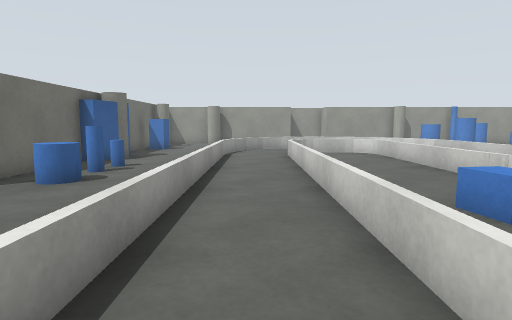
View 1 (above)

24 first-person views from a walk through a world built for the Gazebo simulator. The camera is 0.61 m above the floor, tilts 6° down and sees 75° across. The floor is counted in squares, 0.5 m on a side. Each view is taken from the middle of a square. On the plan, view 1 faces up. The plan holds only what a view shows up to about 14 squares ahead; the rest is blank. The place goes on beyond the plan.

View 2
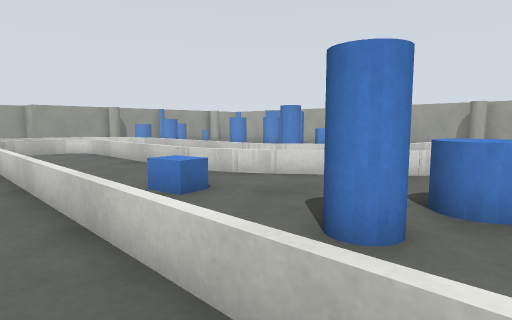

View 3
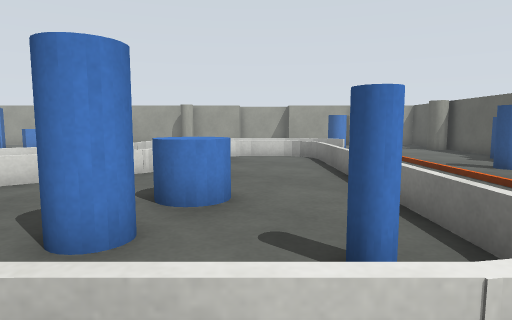

View 4
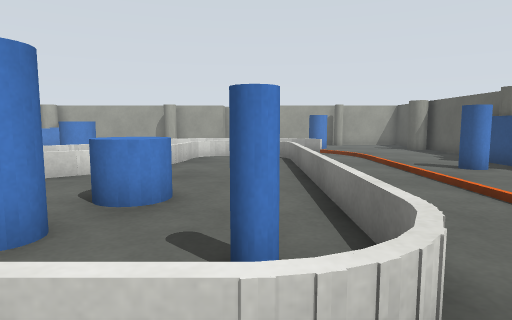

View 5
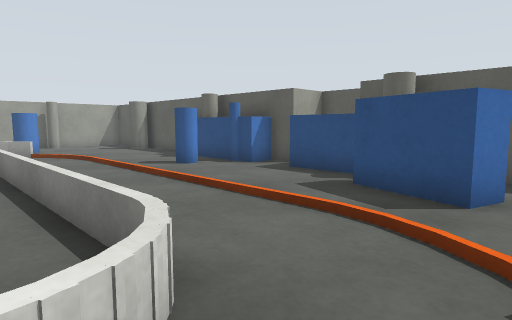

View 6
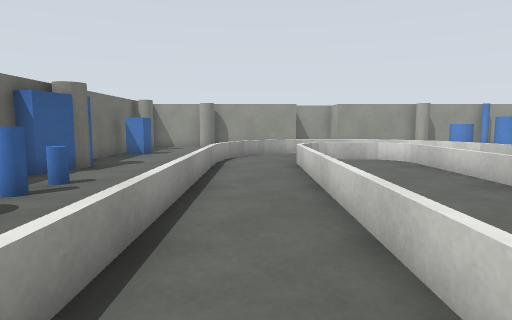

View 7
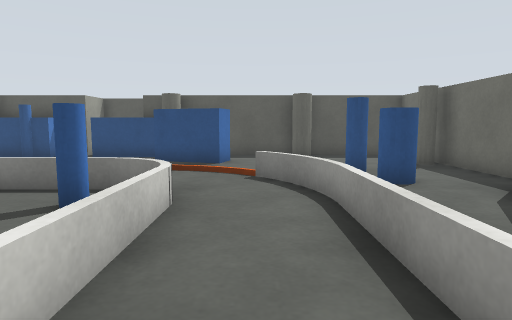

View 8
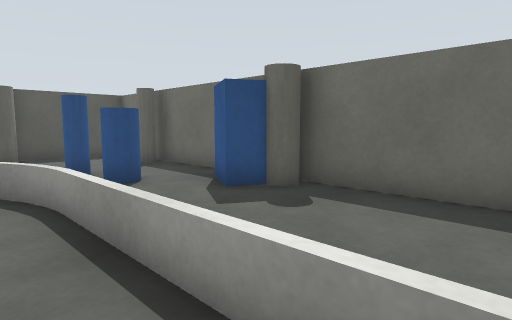

View 9
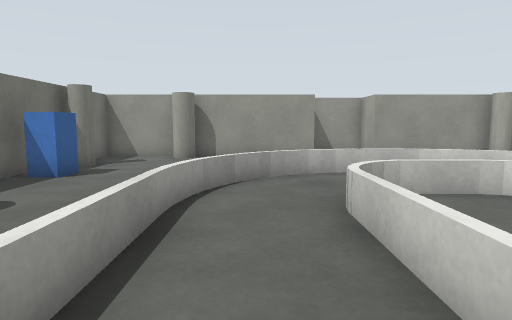

View 10
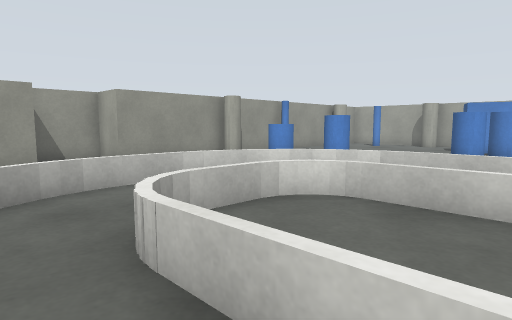

View 11
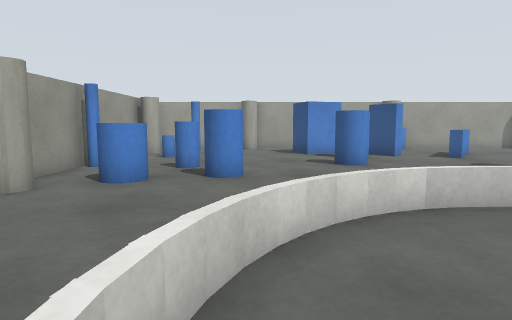

View 12
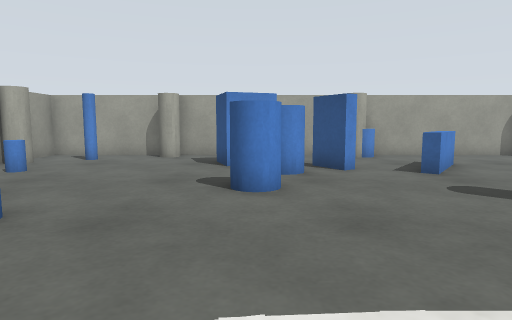

View 13
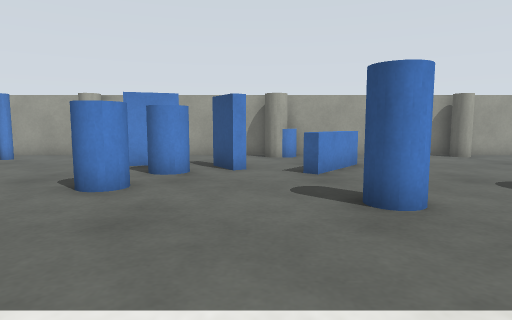

View 14
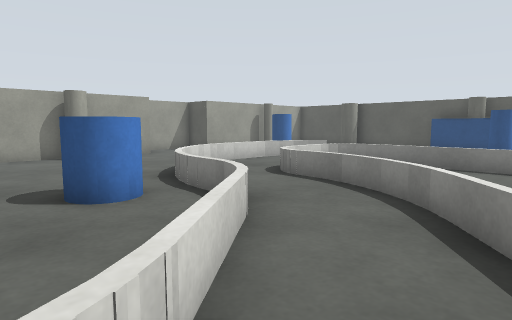

View 15
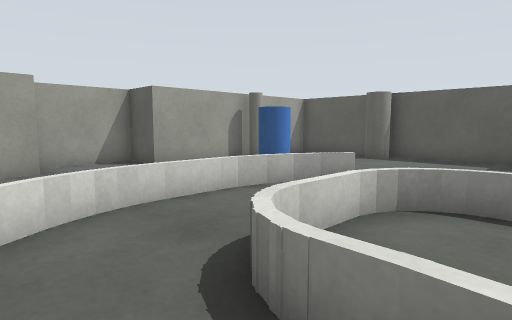

View 16
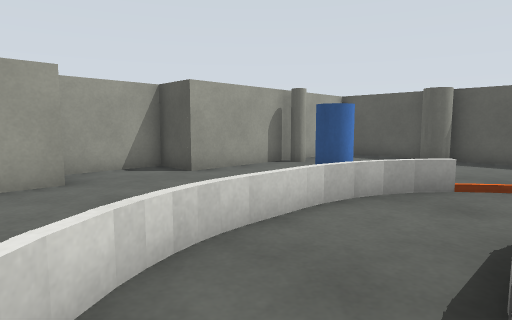

View 17
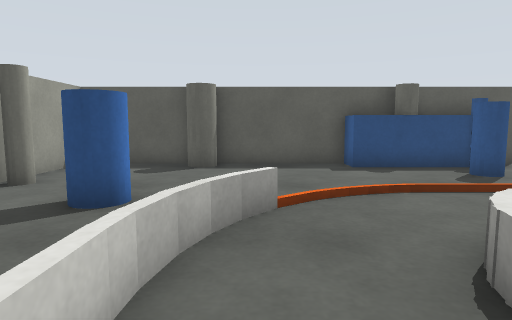

View 18
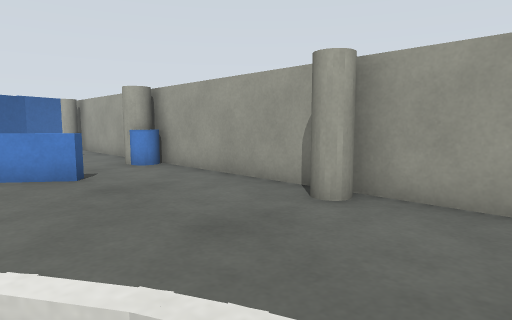

View 19
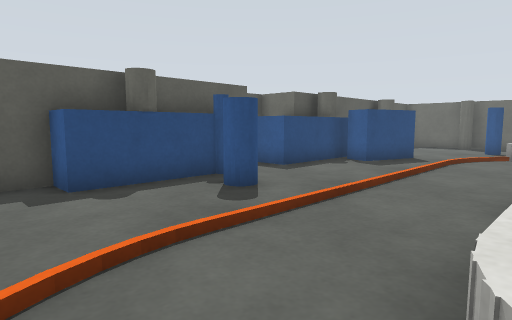

View 20
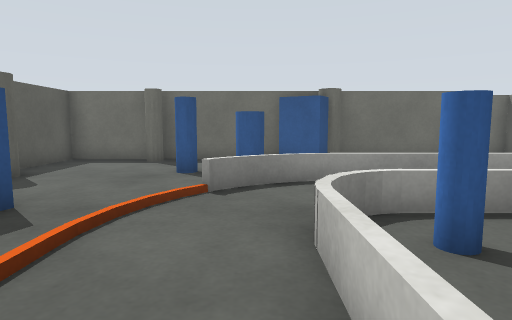

View 21
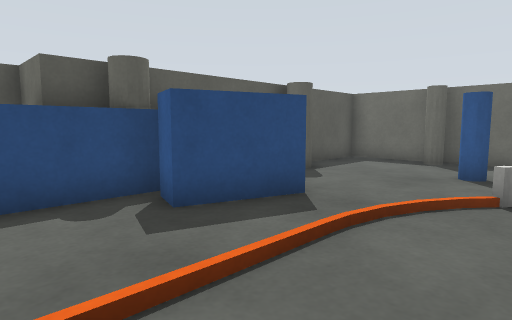

View 22
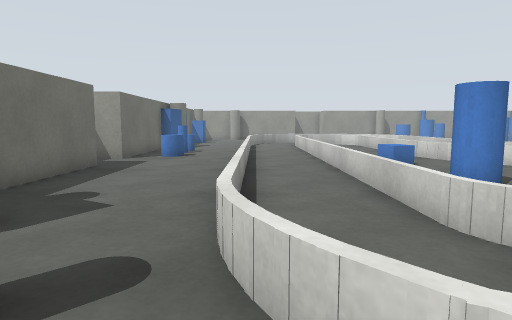

View 23
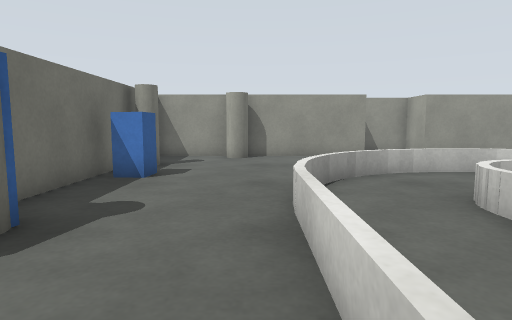

View 24
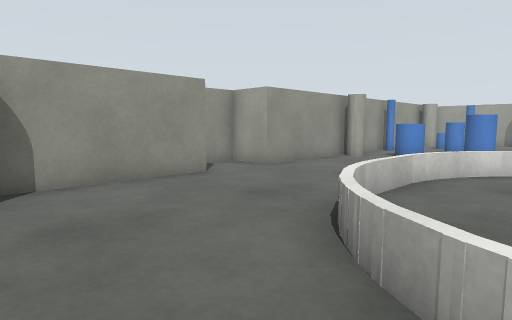

### Floor plan
Key: @ floor where view 1 was taken; # wall or solid block; . floor; / step, stairs or slope; = window, fence, low wall or low ledge; C grey cylinder; B blue box; L blue cylinder; R orange box; P blue pole; G grey pole.
Columns run from 8 left of view 1 to 22 right of it. Each row starts with its distance up from view 1.
 24            ###
 23            ..#
 22   ###C#####..####C###P####C###
 21   #..C....................C..#
 20   #...............LL....L..P.#
 19   #C.................L.......#
 18   #.......====.....L.........#
 17   #B....===..===............C#
 16   #....==......==............#
 15   #....=..===...=........BB .#
 14   #....=..=..=..=....LL.LBB .#
 13    C...=..=..=  =......LL....#
 12   BC...=..=..=  =.......BB...#
 11   #....=..=..= .=...........L#
 10   #.L. =..=..=  =......==...C#
  9   #.L..=..=..=  =...L...==...#
  8   #....=..=..=  =........=...#
  7   #.L..=..=..= .=............#
  6 ###....=..=..=. ==...........#
  5   .....=.. BB.=..==.LL.......#
  4   #....=.. BB.==..==#L.......#
  3   #....=..=....=...====.....C#
  2   #....=..=.....=.....==.....#
  1   #....=.. LLLL..==....==....#
  0   #....=@. LLLL....===..=....##
 -1   #C...=..=..........=..=  ...#
 -2   #CB..=..=L.........=..=  ...#
 -3   #B...=..============..=....##
 -4   #..L.==..............==....#
 -5   #.....RR............R= LL..#
 -6   #..L...RRR////////RRR. ....#
 -7   #G........................G#
 -8   #......BBB.....L...........#
 -9   #....... B.................#
-10   #...C...BBBBB.BPBBB...CC...#
-11   ###########BB##############
-12             ####

Where each view was taken, in squares from view 1:
view 1: 0 up, 0 right, facing up
view 2: 1 down, 0 right, facing up-right
view 3: 1 down, 0 right, facing right
view 4: 2 down, 0 right, facing right
view 5: 2 down, 0 right, facing down-right
view 6: 3 up, 0 right, facing up
view 7: 3 up, 0 right, facing down
view 8: 3 up, 0 right, facing down-left
view 9: 9 up, 0 right, facing up
view 10: 11 up, 0 right, facing up-right
view 11: 17 up, 3 right, facing right
view 12: 14 up, 7 right, facing right
view 13: 11 up, 7 right, facing right
view 14: 7 up, 7 right, facing down-right
view 15: 2 up, 11 right, facing down-right
view 16: 2 up, 13 right, facing down-right
view 17: 0 up, 15 right, facing down
view 18: 0 up, 15 right, facing up-right
view 19: 3 down, 14 right, facing down-left
view 20: 4 down, 6 right, facing left
view 21: 4 down, 6 right, facing down-left
view 22: 6 down, 1 left, facing up
view 23: 9 up, 2 left, facing up
view 24: 15 up, 3 left, facing up-right
